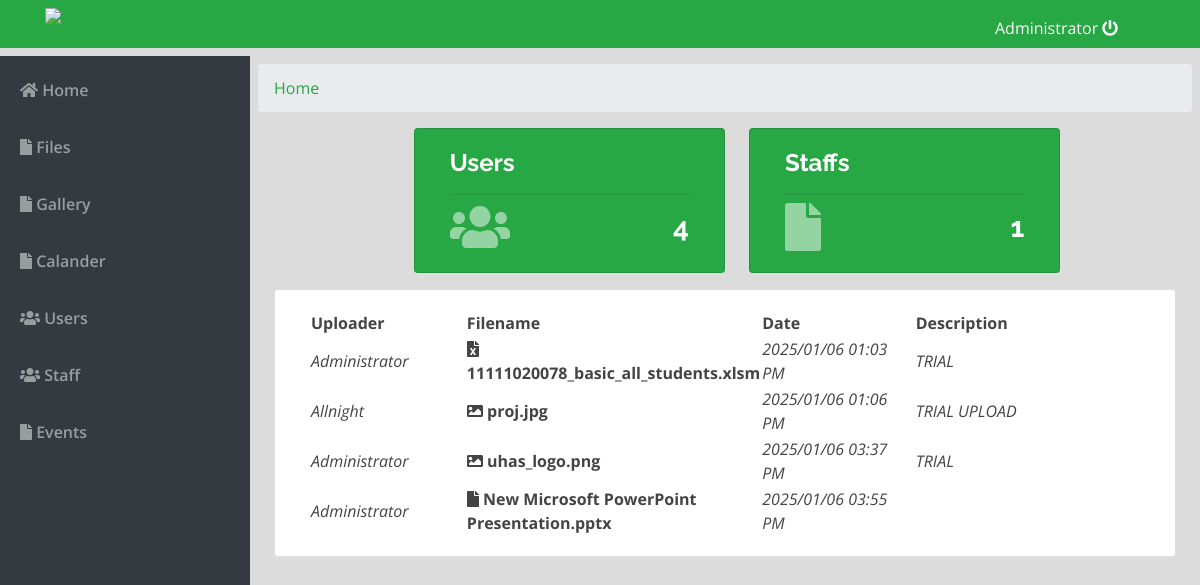
The page / (signed in) on the database its author committed.
### tables this page shows
CREATE TABLE `files` (
  `id` int(11) NOT NULL,
  `name` varchar(200) NOT NULL,
  `description` text NOT NULL,
  `user_id` int(30) NOT NULL,
  `folder_id` int(30) NOT NULL,
  `file_type` varchar(50) NOT NULL,
  `file_path` text NOT NULL,
  `is_public` tinyint(1) DEFAULT 0,
  `date_updated` datetime NOT NULL DEFAULT current_timestamp() ON UPDATE current_timestamp()
);

CREATE TABLE `users` (
  `id` int(30) NOT NULL,
  `name` varchar(200) NOT NULL,
  `username` varchar(100) NOT NULL,
  `password` varchar(200) NOT NULL,
  `type` tinyint(1) NOT NULL DEFAULT 2 COMMENT '1+admin , 2 = users'
);

### home.php (the view, shortened to what this page needs)
<nav aria-label="breadcrumb ">
  <ol class="breadcrumb">
  <li class="breadcrumb-item text-success">Home</li>
  </ol>
</nav>
<div class="containe-fluid">
	<?php include('db_connect.php') ;
	$files = $conn->query("SELECT f.*,u.name as uname FROM files f inner join users u on u.id = f.user_id where  f.is_public = 1 order by date(f.date_updated) desc");
	?>
	<div class="row">
		<div class="col-lg-12">
			<div class="card col-md-4 offset-2 bg-success float-left">
				<div class="card-body text-white">
					<h4><b>Users</b></h4>
					<hr>
					<span class="card-icon"><i class="fa fa-users"></i></span>
					<h3 class="text-right"><b><?php echo $conn->query('SELECT * FROM users')->num_rows ?></b></h3>
				</div>
			</div>
			<div class="card col-md-4 offset-2 bg-success ml-4 float-left">
				<div class="card-body text-white">
					<h4><b>Staffs</b></h4>
					<hr>
					<span class="card-icon"><i class="fa fa-file"></i></span>
					<h3 class="text-right"><b><?php echo $conn->query('SELECT * FROM staff')->num_rows ?></b></h3>
				</div>
			</div>
		</div>
	</div>
	<div class="row mt-3 ml-3 mr-3">
			<div class="card col-md-12">
				<div class="card-body">
					<table width="100%">
						<tr>
							<th width="20%" class="">Uploader</th>
							<th width="30%" class="">Filename</th>
							<th width="20%" class="">Date</th>
							<th width="30%" class="">Description</th>
						</tr>
						<?php
					while($row=$files->fetch_assoc()):
						$name = explode(' ||',$row['name']);
						$name = isset($name[1]) ? $name[0] ." (".$name[1].").".$row['file_type'] : $name[0] .".".$row['file_type'];
						$img_arr = array('png','jpg','jpeg','gif','psd','tif');
						$icon ='fa-file';
						if(in_array(strtolower($row['file_type']),$img_arr))
							$icon ='fa-image';
						if(in_array(strtolower($row['file_type']),['xlsx','xls','xlsm','xlsb','xltm','xlt','xla','xlr']))
							$icon ='fa-file-excel';
					?>
						<tr class='file-item' data-id="<?php echo $row['id'] ?>" data-name="<?php echo $name ?>">
							<td><i><?php echo ucwords($row['uname']) ?></i></td>
							<td><large><span><i class="fa <?php echo $icon ?>"></i></span><b> <?php echo $name ?></b></large>
							</td>
							<td><i><?php echo date('Y/m/d h:i A',strtotime($row['date_updated'])) ?></i></td>
							<td><i><?php echo $row['description'] ?></i></td>
						</tr>
					<?php endwhile; ?>
					</table>
				</div>
			</div>
		</div>
	</div>

### index.php (shortened to what this page needs)
<!DOCTYPE html>
<html lang="en">
<head>
<?php
 include('./header.php');
 ?>
</head>
<body>
	<?php include 'topbar.php' ?>
	<?php include 'navbar.php' ?>
  <main id="view-panel" >
      <?php $page = isset($_GET['page']) ? $_GET['page'] :'home'; ?>
  	<?php include $page.'.php' ?>
  </main>
</body>
</html>

### header.php (shortened to what this page needs)
  <link rel="stylesheet" href="assets/font-awesome/css/all.min.css">
<link href="assets/vendor/bootstrap/css/bootstrap.min.css" rel="stylesheet">
<link href="assets/vendor/icofont/icofont.min.css" rel="stylesheet">
<link href="assets/vendor/boxicons/css/boxicons.min.css" rel="stylesheet">
<link href="assets/vendor/venobox/venobox.css" rel="stylesheet">
<link href="assets/vendor/animate.css/animate.min.css" rel="stylesheet">
<link href="assets/vendor/remixicon/remixicon.css" rel="stylesheet">
<link href="assets/vendor/owl.carousel/assets/owl.carousel.min.css" rel="stylesheet">
<link href="assets/vendor/bootstrap-datepicker/css/bootstrap-datepicker.min.css" rel="stylesheet">
<link href="assets/DataTables/datatables.min.css" rel="stylesheet">
<link href="assets/css/style.css" rel="stylesheet">
<link type="text/css" rel="stylesheet" href="assets/css/jquery-te-1.4.0.css">

### topbar.php (shortened to what this page needs)
<nav class="navbar navbar-dark bg-success fixed-top " style="padding:0;">
  <div class="container-fluid mt-2 mb-2">
  	<div class="col-lg-12">
  		<div class="col-md-1 float-left" style="display: flex;">
  			<img width="120" src="assets/uhas_.png">
  		</div>
	  	<div class="col-md-2 mt-2 float-right">
	  		<a class="text-light" href="ajax.php?action=logout"><?php echo $_SESSION['login_name'] ?> <i class="fa fa-power-off"></i></a>
	    </div>
    </div>
  </div>
</nav>

### navbar.php (shortened to what this page needs)
<nav id="sidebar" class='mx-lt-5 bg-dark' >
		<div class="sidebar-list">
				<a href="index.php?page=home" class="nav-item nav-home"><span class='icon-field'><i class="fa fa-home"></i></span> Home</a>
				<a href="index.php?page=files" class="nav-item nav-files"><span class='icon-field'><i class="fa fa-file"></i></span> Files</a>
				<a href="index.php?page=gallery" class="nav-item nav-files"><span class='icon-field'><i class="fa fa-file"></i></span> Gallery</a>
				<a href="index.php?page=calendar" class="nav-item nav-files"><span class='icon-field'><i class="fa fa-file"></i></span> Calander</a>
				<?php if($_SESSION['login_type'] == 1): ?>
				<a href="index.php?page=users" class="nav-item nav-users"><span class='icon-field'><i class="fa fa-users"></i></span> Users</a>
				<a href="index.php?page=staff" class="nav-item nav-users"><span class='icon-field'><i class="fa fa-users"></i></span> Staff</a>
				<a href="index.php?page=events" class="nav-item nav-files"><span class='icon-field'><i class="fa fa-file"></i></span> Events</a>
			<?php endif; ?>
		</div>
</nav>

### assets/css/style.css (style rules this page uses)
body { font-family: "Open Sans", sans-serif; color: #444444; width: 100%; height: calc(100%); }
a { color: #1977cc; }
h1, h2, h3, h4, h5, h6 { font-family: "Raleway", sans-serif; }
nav#sidebar { height: calc(100%); position: fixed; z-index: 99; left: 0; width: 250px; }
a.nav-item { position: relative; display: block; padding: .75rem 1.25rem; margin-top: 10px; margin-bottom: -1px; color: rgba(255, 255, 255, 0.5); font-weight: 600; }
main#view-panel { margin-left: 250px; width:calc(100% - 250px); margin-top: 3.5rem; padding: .5em }

### index.php (style rules this page uses)
body { background: #80808045; }

### home.php (style rules this page uses)
span.card-icon { position: absolute; font-size: 3em; bottom: .2em; color: #ffffff80; }
.file-item { cursor: pointer; }

### rows shown on the page
files: user.name "Administrator", name "11111020078_basic_all_students.xlsm", date_updated "2025/01/06 01:03 PM", description "TRIAL"
files: user.name "Allnight", name "proj.jpg", date_updated "2025/01/06 01:06 PM", description "TRIAL UPLOAD"
files: user.name "Administrator", name "uhas_logo.png", date_updated "2025/01/06 03:37 PM", description "TRIAL"
files: user.name "Administrator", name "New Microsoft PowerPoint Presentation.pptx", date_updated "2025/01/06 03:55 PM"

### other values the page prints
$_SESSION['login_name'] "Administrator"
$conn->query('SELECT * FROM users')->num_rows "4"
$conn->query('SELECT * FROM staff')->num_rows "1"
